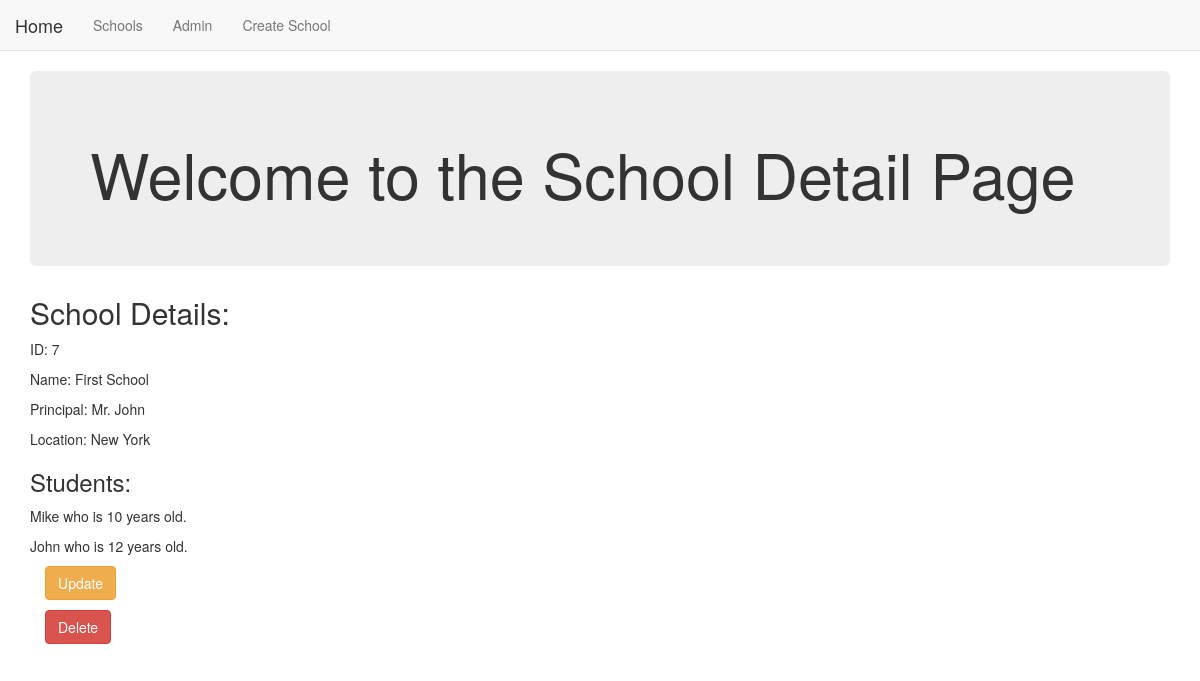
Page /basic_app/7/ on the committed database.
### basic_app/models.py (models this page shows, shortened)
class School(models.Model):
    name = models.CharField(max_length=256)
    principal = models.CharField(max_length=256)
    location = models.CharField(max_length=256)

class Student(models.Model):
    name = models.CharField(max_length=256)
    age = models.PositiveIntegerField()
    school = models.ForeignKey(School,related_name='students',on_delete=models.DO_NOTHING)

### basic_app/views.py (the view)
# urls.py: url(r'^(?P<pk>\d+)/$',views.SchoolDetailView.as_view(),name='detail'),
class SchoolDetailView(DetailView):
    context_object_name = 'school_details'
    model = models.School
    template_name = 'basic_app/school_detail.html'

### basic_app/templates/basic_app/school_detail.html
{% extends "basic_app/basic_app_base.html" %}
{% block body_block %}
  <div class="jumbotron">
    <h1>Welcome to the School Detail Page</h1>
  </div>
  <h2>School Details:</h2>
    <p>ID: {{school_details.id}}</p>
    <p>Name: {{school_details.name}}</p>
    <p>Principal: {{school_details.principal}}</p>
    <p>Location: {{school_details.location}}</p>
  <h3>Students:</h3>
  {% for student in school_details.students.all %}
    <p>{{student.name}} who is {{student.age}} years old.</p>
  {% endfor %}
  <div class="container">
     <p><a class='btn btn-warning' href="{% url 'basic_app:update' pk=school_details.pk %}">Update</a></p>
  </div>
  <div class="container">
     <p><a class='btn btn-danger' href="{% url 'basic_app:delete' pk=school_details.pk %}">Delete</a></p>
  </div>
{% endblock %}

### rows in the picture
School: id "7", name "First School", principal "Mr. John", location "New York"
Student: name "Mike", age "10"
Student: name "John", age "12"
